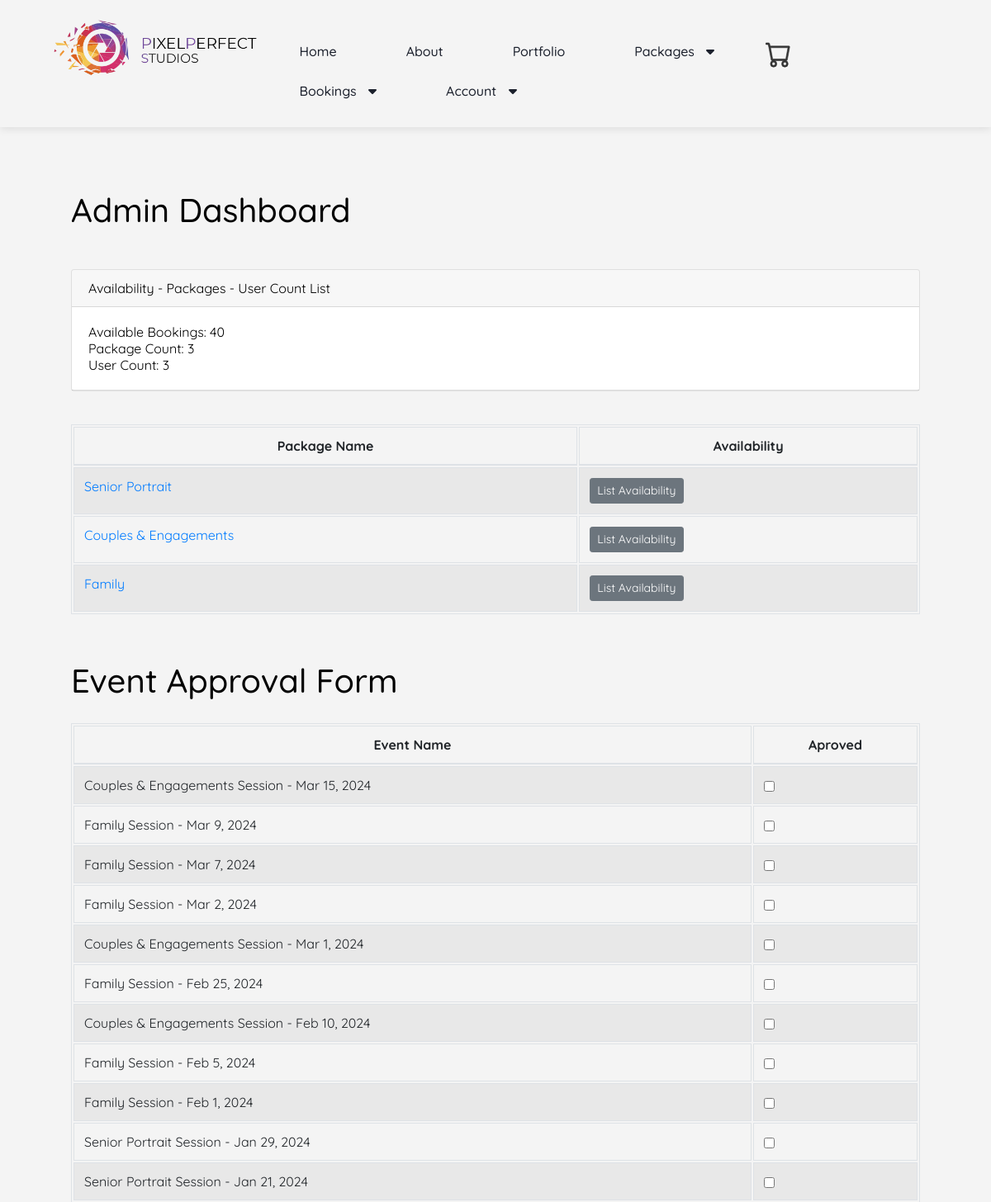
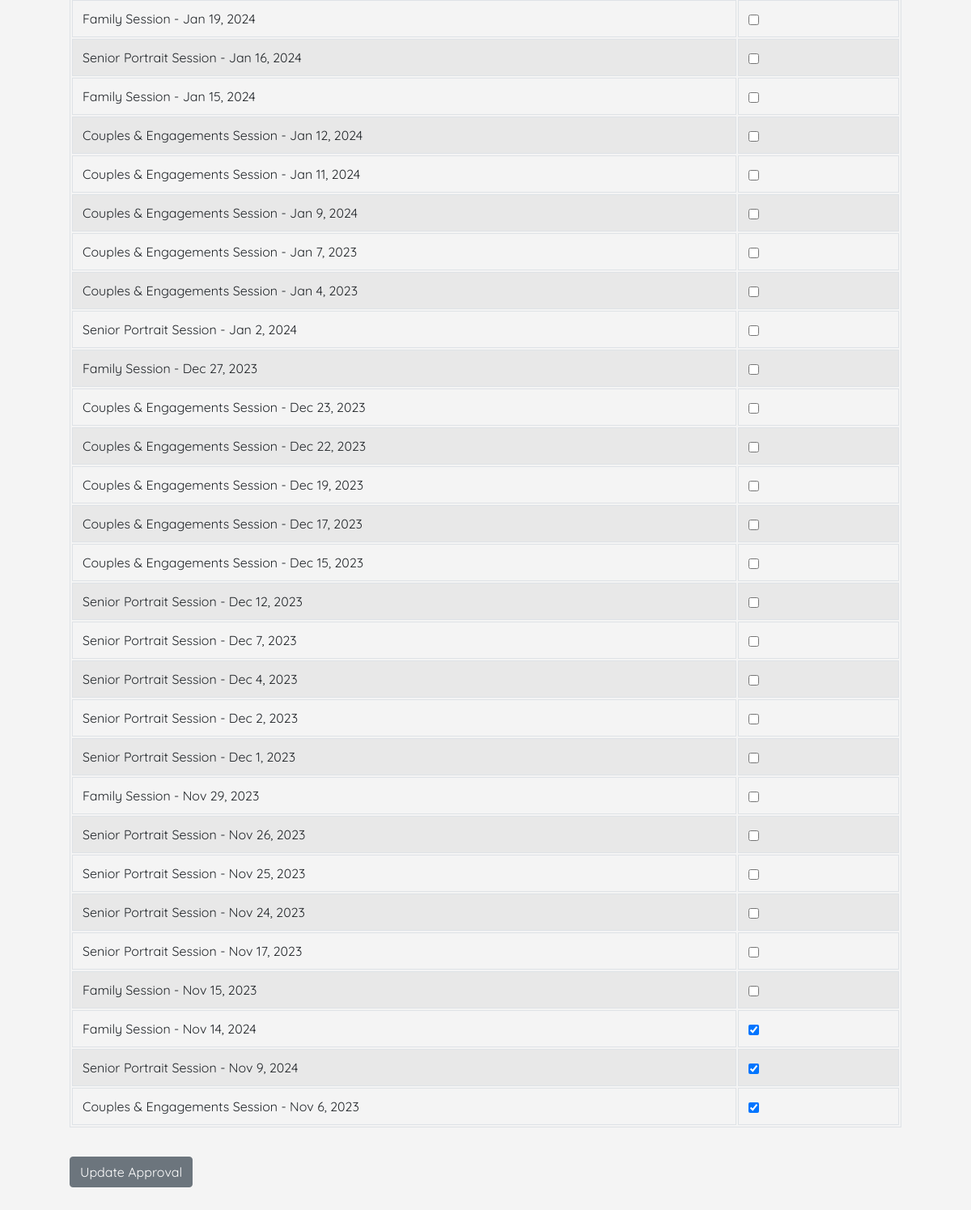
The app's page /bookings/admin_approval (signed in) with its own data (2 pictures, top to bottom).
### events/models.py (models this page shows, shortened)
class Venue(models.Model):
    name = models.CharField('Venue Name', max_length=120)
    address = models.CharField(max_length=300)
    zip_code = models.CharField('Zip Code', max_length=15)
    phone = models.CharField('Contact Phone', max_length=25, blank=True)
    web = models.URLField('Website Address', blank=True)
    email_address = models.EmailField('Email Address', blank=True)
    owner = models.IntegerField("Venue Owner", blank=False, default=1)
    venue_image = models.ImageField(null=True, blank=True, upload_to="images/")
    def __str__(self):
        return self.name

class Event(models.Model):
    name = models.CharField('Event Name', max_length=120)
    event_date = models.DateTimeField('Event Date')
    venue = models.ForeignKey(Venue, blank=True, null=True, on_delete=models.CASCADE)
    manager = models.ForeignKey(User, blank=True, null=True, on_delete=models.SET_NULL)
    description = models.TextField(blank=True)
    attendees = models.ManyToManyField(MyClubUser, blank=True)
    approved = models.BooleanField('Approved', default=False)
    def __str__(self):
        return self.name

### events/views.py (the view)
# urls.py: path('admin_approval', views.admin_approval, name='admin_approval'),
def admin_approval(request):
    venue_list = Venue.objects.all()
    event_count = Event.objects.all().count()
    venue_count = Venue.objects.all().count()
    user_count = User.objects.all().count()
    event_list = Event.objects.all().order_by('-event_date')
    if request.user.is_superuser:
        if request.method == "POST":
            id_list = request.POST.getlist('boxes')
            event_list.update(approved=False)
            for x in id_list:
                Event.objects.filter(pk=int(x)).update(approved=True)
            messages.success(request, ("Event List Approval Has Been Updated!"))
            return redirect('list-events')
        else:
            return render(request, 'events/admin_approval.html',
                          {"event_list": event_list,
                           "event_count": event_count,
                           "venue_count": venue_count,
                           "user_count": user_count,
                           "venue_list": venue_list})
    else:
        messages.success(request, ("You aren't authorized to view this page!"))
        return redirect('home')
    return render(request, 'events/admin_approval.html')

### catalog/templates/events/admin_approval.html (shortened to what this page needs)
{% extends 'events/base.html' %}
{% block content %}
    <h1>Admin Dashboard</h1>
    <br/><br/>
    <form action="" method=POST>
        <div class="card">
            <div class="card-header">
                Availability - Packages - User Count List
            </div>
            <div class="card-body">
                <p class="card-text">Available Bookings: {{ event_count }}</p>
                <p class="card-text">Package Count: {{ venue_count }}</p>
                <p class="card-text">User Count: {{ user_count }}</p>
            </div>
        </div>
        <br/><br/>
        <table class="table table-striped table-hover table-bordered">
            <thead>
            <tr>
                <th scope="col">Package Name</th>
                <th scope="col">Availability</th>
            </tr>
            </thead>
            <tbody>
            {% for venue in venue_list %}
                <tr>
                    <td>
                        <a href="{% url 'show-venue' venue.id %}">{{ venue }}</a>
                    </td>
                    <td>
                        <a href="{% url 'venue-events' venue.id %}" class="btn btn-sm btn-secondary">List Availability</a>
                    </td>
                </tr>
            {% endfor %}
            </tbody>
        </table>
        <br/><br/>
        <h1>Event Approval Form</h1>
        <br/>
        <table class="table table-striped table-hover table-bordered">
            <thead>
            <tr>
                <th scope="col">Event Name</th>
                <th scope="col">Aproved</th>
            </tr>
            </thead>
            <tbody>
            {% for event in event_list %}
                <tr>
                    <td>{{ event }}</td>
                    <td>
                        {% if event.approved %}
                            <div class="form-check">
                                <input class="form-check-input" type="checkbox" checked="checked"
                                       value={{ event.id }} name="boxes">
                            </div>
                        {% else %}
                            <div class="form-check">
                                <input class="form-check-input" type="checkbox" value={{ event.id }} name="boxes">
                            </div>
                        {% endif %}
                    </td>
                </tr>
            {% endfor %}
            </tbody>
        </table>
        <br/>
        <button class='btn btn-secondary' type="submit">Update Approval</button>
{% endblock %}

### records on screen
Venue: name "Senior Portrait"
Venue: name "Couples & Engagements"
Venue: name "Family"
Event: name "Couples & Engagements Session - Mar 15, 2024"
Event: name "Family Session - Mar 9, 2024"
Event: name "Family Session - Mar 7, 2024"
Event: name "Family Session - Mar 2, 2024"
Event: name "Couples & Engagements Session - Mar 1, 2024"
Event: name "Family Session - Feb 25, 2024"
Event: name "Couples & Engagements Session - Feb 10, 2024"
Event: name "Family Session - Feb 5, 2024"
Event: name "Family Session - Feb 1, 2024"
Event: name "Senior Portrait Session - Jan 29, 2024"
Event: name "Senior Portrait Session - Jan 21, 2024"
Event: name "Family Session - Jan 19, 2024"
Event: name "Senior Portrait Session - Jan 16, 2024"
Event: name "Family Session - Jan 15, 2024"
Event: name "Couples & Engagements Session - Jan 12, 2024"
Event: name "Couples & Engagements Session - Jan 11, 2024"
Event: name "Couples & Engagements Session - Jan 9, 2024"
Event: name "Couples & Engagements Session - Jan 7, 2023"
Event: name "Couples & Engagements Session - Jan 4, 2023"
Event: name "Senior Portrait Session - Jan 2, 2024"
Event: name "Family Session - Dec 27, 2023"
Event: name "Couples & Engagements Session - Dec 23, 2023"
Event: name "Couples & Engagements Session - Dec 22, 2023"
Event: name "Couples & Engagements Session - Dec 19, 2023"
Event: name "Couples & Engagements Session - Dec 17, 2023"
Event: name "Couples & Engagements Session - Dec 15, 2023"
Event: name "Senior Portrait Session - Dec 12, 2023"
Event: name "Senior Portrait Session - Dec 7, 2023"
Event: name "Senior Portrait Session - Dec 4, 2023"
Event: name "Senior Portrait Session - Dec 2, 2023"
Event: name "Senior Portrait Session - Dec 1, 2023"
Event: name "Family Session - Nov 29, 2023"
Event: name "Senior Portrait Session - Nov 26, 2023"
Event: name "Senior Portrait Session - Nov 25, 2023"
Event: name "Senior Portrait Session - Nov 24, 2023"
Event: name "Senior Portrait Session - Nov 17, 2023"
Event: name "Family Session - Nov 15, 2023"
Event: name "Family Session - Nov 14, 2024"
Event: name "Senior Portrait Session - Nov 9, 2024"
Event: name "Couples & Engagements Session - Nov 6, 2023"

### other values on screen
{{ event_count }} "40"
{{ venue_count }} "3"
{{ user_count }} "3"
